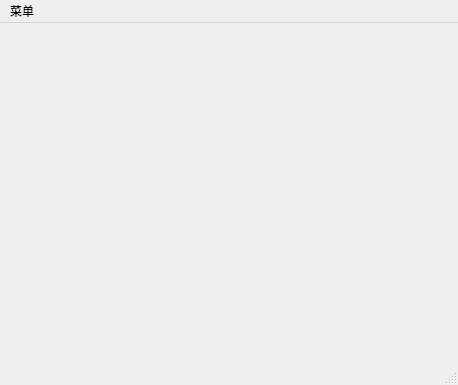
<?xml version="1.0" encoding="UTF-8"?>
<ui version="4.0">
 <class>MainWindow</class>
 <widget class="QMainWindow" name="MainWindow">
  <property name="geometry">
   <rect>
    <x>0</x>
    <y>0</y>
    <width>458</width>
    <height>385</height>
   </rect>
  </property>
  <property name="windowTitle">
   <string>MainWindow</string>
  </property>
  <widget class="QWidget" name="centralwidget"/>
  <widget class="QMenuBar" name="menubar">
   <property name="geometry">
    <rect>
     <x>0</x>
     <y>0</y>
     <width>458</width>
     <height>22</height>
    </rect>
   </property>
   <property name="defaultUp">
    <bool>false</bool>
   </property>
   <widget class="QMenu" name="menu">
    <property name="title">
     <string>菜单</string>
    </property>
    <addaction name="actionsb1"/>
    <addaction name="action123"/>
   </widget>
   <addaction name="menu"/>
  </widget>
  <widget class="QStatusBar" name="statusbar"/>
  <action name="actionsb1">
   <property name="text">
    <string>sb1</string>
   </property>
   <property name="shortcut">
    <string>Q</string>
   </property>
  </action>
  <action name="action123">
   <property name="text">
    <string>123</string>
   </property>
  </action>
 </widget>
 <resources/>
 <connections/>
</ui>
